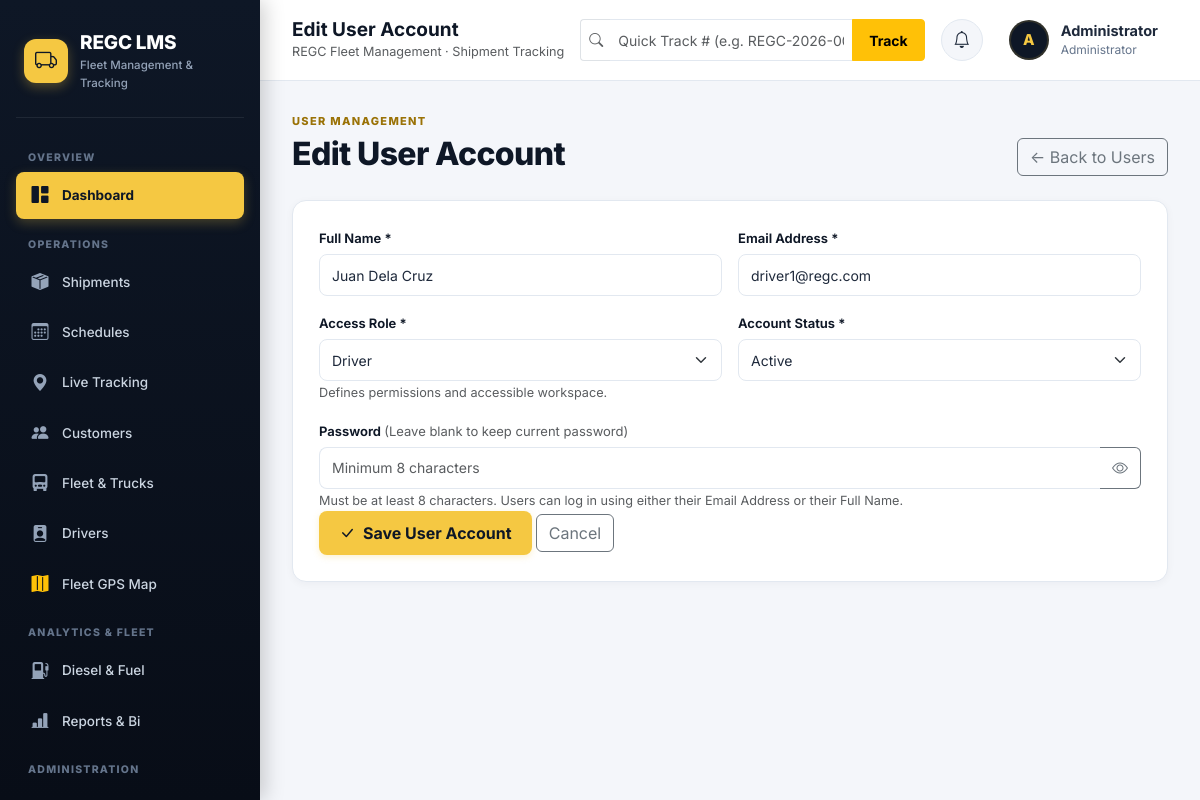
The page /index.php?route=users-form&id=2 (signed in) on the database its author committed.
### tables this page shows
CREATE TABLE IF NOT EXISTS users (
    id           BIGINT UNSIGNED AUTO_INCREMENT PRIMARY KEY,
    full_name    VARCHAR(150)  NOT NULL,
    email        VARCHAR(190)  NOT NULL UNIQUE,
    password     VARCHAR(255)  NOT NULL,
    role         ENUM('administrator','driver','warehouse') NOT NULL DEFAULT 'warehouse',
    status       ENUM('active','inactive') NOT NULL DEFAULT 'active',
    last_login_at DATETIME NULL,
    created_at   TIMESTAMP DEFAULT CURRENT_TIMESTAMP,
    updated_at   TIMESTAMP DEFAULT CURRENT_TIMESTAMP ON UPDATE CURRENT_TIMESTAMP,
    INDEX idx_users_role   (role),
    INDEX idx_users_status (status)
);

### app/controllers/UserController.php (called while the page is built, shortened)
<?php
require_once __DIR__ . '/../models/User.php';
class UserController
{
    private function isModalRequest(): bool
    {
        return ($_SERVER['HTTP_X_REQUESTED_WITH'] ?? '') === 'REGC-Modal';
    }
    public function form(): void
    {
        $id = (int) ($_GET['id'] ?? 0);
        $user = $id ? User::findById($id) : null;
        $modalRequest = $this->isModalRequest();
        $values = $user ?? [
            'full_name' => '',
            'email' => '',
            'role' => 'warehouse',
            'status' => 'active',
        ];
        require __DIR__ . '/../views/users/form.php';
    }
}

### config/database.php (called while the page is built)
<?php
function db(): PDO
{
    static $pdo = null;
    if ($pdo instanceof PDO) {
        return $pdo;
    }
    $host     = env('DB_HOST',     '127.0.0.1');
    $port     = env('DB_PORT',     '3306');
    $database = env('DB_DATABASE', 'regc_lms');
    $username = env('DB_USERNAME', 'root');
    $password = env('DB_PASSWORD', '');
    $dsn = "mysql:host={$host};port={$port};dbname={$database};charset=utf8mb4";
    try {
        $pdo = new PDO(
            $dsn,
            $username,
            $password,
            [
                PDO::ATTR_ERRMODE => PDO::ERRMODE_EXCEPTION,
                PDO::ATTR_DEFAULT_FETCH_MODE => PDO::FETCH_ASSOC,
                PDO::ATTR_EMULATE_PREPARES => false
            ]
        );
        return $pdo;
    } catch (PDOException $e) {
        if (defined('APP_ENV') && APP_ENV === 'development') {
            exit('Database connection failed: ' . htmlspecialchars($e->getMessage()));
        }
        http_response_code(500);
        exit(
            '<h1>Database Connection Error</h1>
             <p>Please contact the system administrator.</p>'
        );
    }
}

### app/models/User.php (called while the page is built, shortened)
<?php
class User
{
    public static function findById(int $id): ?array
    {
        $stmt = db()->prepare(
            'SELECT id, full_name, email, password, role, status, last_login_at, created_at, updated_at
             FROM users
             WHERE id = ?
             LIMIT 1'
        );
        $stmt->execute([$id]);
        return $stmt->fetch() ?: null;
    }
}

### includes/security.php (called while the page is built, shortened)
<?php
function e(?string $value): string
{
    return htmlspecialchars(
        $value ?? '',
        ENT_QUOTES,
        'UTF-8'
    );
}

### includes/auth.php (called while the page is built, shortened)
<?php
function authUser(): ?array
{
    return $_SESSION['user'] ?? null;
}

### app/views/users/form.php (the view, shortened to what this page needs)
<?php
$isEdit = !empty($values['id']);
$title = $isEdit ? 'Edit User Account' : 'Add New User Account';
$modalRequest = $modalRequest ?? false;
if (!$modalRequest) { require __DIR__ . '/../partials/header.php'; }
?>
<div data-modal-panel data-modal-title="<?= e($title); ?>">
<?php if (!$modalRequest): ?>
<div class="page-heading mb-4">
    <div><span class="eyebrow">User Management</span><h1><?= e($title); ?></h1></div>
    <a class="btn btn-outline-secondary" href="index.php?route=users">&larr; Back to Users</a>
</div>
<?php endif; ?>
<form method="post" action="index.php?route=users-save" class="<?= $modalRequest ? '' : 'workspace-card '; ?>edit-form" data-modal-form>
    <div class="row g-3">
        <div class="col-md-6">
            <label class="form-label" for="user_full_name">Full Name *</label>
            <input class="form-control" type="text" id="user_full_name" name="full_name" value="<?= e($values['full_name'] ?? ''); ?>" required maxlength="150" placeholder="e.g. Juan Dela Cruz" autofocus>
        </div>
        <div class="col-md-6">
            <label class="form-label" for="user_email">Email Address *</label>
            <input class="form-control" type="email" id="user_email" name="email" value="<?= e($values['email'] ?? ''); ?>" required maxlength="190" placeholder="user@regc.com">
        </div>
        <div class="col-md-6">
            <label class="form-label" for="user_role">Access Role *</label>
            <select class="form-select" id="user_role" name="role" required>
                <?php foreach (User::ROLES as $r): ?>
                    <option value="<?= e($r); ?>" <?= ($values['role'] ?? '') === $r ? 'selected' : ''; ?>><?= e(ucfirst($r)); ?></option>
                <?php endforeach; ?>
            </select>
            <small class="form-text text-muted">Defines permissions and accessible workspace.</small>
        </div>
        <div class="col-md-6">
            <label class="form-label" for="user_status">Account Status *</label>
            <select class="form-select" id="user_status" name="status" required>
                <?php foreach (User::STATUSES as $s): ?>
                    <option value="<?= e($s); ?>" <?= ($values['status'] ?? '') === $s ? 'selected' : ''; ?>><?= e(ucfirst($s)); ?></option>
                <?php endforeach; ?>
            </select>
        </div>
        <div class="col-12">
            <label class="form-label" for="user_password">
                Password <?= $isEdit ? '<span class="text-muted fw-normal">(Leave blank to keep current password)</span>' : '*'; ?>
            </label>
            <div class="input-group">
                <input class="form-control border-end-0" type="password" id="user_password" name="password" minlength="8" <?= $isEdit ? '' : 'required'; ?> placeholder="Minimum 8 characters" autocomplete="new-password">
                <button class="btn btn-outline-secondary password-toggle border-start-0" type="button" data-password-toggle aria-label="Show password" aria-pressed="false">
                    <i class="bi bi-eye"></i>
                </button>
            </div>
            <small class="form-text text-muted">Must be at least 8 characters. Users can log in using either their Email Address or their Full Name.</small>
        </div>
    </div>
    <div class="form-actions">
        <button class="btn btn-regc" type="submit">
            <i class="bi bi-check-lg"></i> Save User Account
        </button>
        <a class="btn btn-outline-secondary" href="index.php?route=users" data-modal-close>Cancel</a>
    </div>
</form>
</div>
<?php if (!$modalRequest) { require __DIR__ . '/../partials/footer.php'; } ?>

### app/views/partials/header.php (shortened to what this page needs)
<!DOCTYPE html>
<html lang="en">
<head>
    <link href="https://cdn.jsdelivr.net/npm/bootstrap@5.3.8/dist/css/bootstrap.min.css" rel="stylesheet">
    <link href="https://cdn.jsdelivr.net/npm/bootstrap-icons@1.13.1/font/bootstrap-icons.min.css" rel="stylesheet">
    <link href="public/css/app.css" rel="stylesheet">
</head>
<body>
<div class="app-layout">
<?php require __DIR__ . '/sidebar.php'; ?>
<main class="main-content">
    <header class="topbar">
        <div class="topbar-left">
            <div>
                <h4 class="mb-0 fw-bold" style="font-size: 19px; color: var(--navy);"><?= e($title ?? 'REGC LMS'); ?></h4>
                <small class="text-muted d-none d-sm-block">REGC Fleet Management &middot; Shipment Tracking</small>
            </div>
        </div>
        <div class="topbar-search d-none d-lg-block mx-3 flex-grow-1" style="max-width: 380px;">
            <form action="index.php" method="GET" class="m-0">
                <div class="input-group input-group-sm">
                    <span class="input-group-text bg-white border-end-0 text-muted"><i class="bi bi-search"></i></span>
                    <input type="text" name="number" class="form-control border-start-0" placeholder="Quick Track # (e.g. REGC-2026-000001)..." required>
                    <button class="btn btn-warning btn-sm fw-bold px-3" type="submit">Track</button>
                </div>
            </form>
        </div>
        <div class="topbar-right">
            <a href="index.php?route=notifications" class="notif-bell-btn" title="Notifications">
                <i class="bi bi-bell"></i>
            </a>
            <a href="index.php?route=account" class="user-profile" title="View Account Profile">
                <div class="avatar"><?= e(strtoupper(substr(authUser()['name'] ?? 'U', 0, 1))); ?></div>
                <div class="d-none d-md-block text-start">
                    <strong class="d-block text-truncate" style="max-width: 140px;"><?= e(authUser()['name'] ?? 'User'); ?></strong>
                    <small><?= e(ucfirst(authUser()['role'] ?? 'staff')); ?></small>
                </div>
            </a>
        </div>
    </header>
    <section class="dashboard-area">

### public/css/app.css (style rules this page uses)
:root { --navy: #0e1726; --navy-dark: #080d17; --navy-light: #162235; --navy-soft: #1f2f45; --navy-accent: #2c3e55; --gold: #f5c842; --gold-dark: #d9ab24; --gold-light: rgba(245, 200, 66, 0.14); --gold-glow: rgba(245, 200, 66, 0.35); --background: #f4f6fa; --card-bg: #ffffff; --text: #1e293b; --text-muted: #64748b; --border: #e2e8f0; --border-light: #edf2f7; --radius-sm: 8px; --radius: 14px; --radius-lg: 20px; --shadow-sm: 0 2px 8px rgba(15, 23, 42, 0.04); --shadow: 0 8px 24px rgba(15, 23, 42, 0.06); --shadow-lg: 0 18px 45px rgba(15, 23, 42, 0.12); --transition: all 0.22s cubic-bezier(0.4, 0, 0.2, 1); }
* { box-sizing: border-box; }
html { scroll-behavior: smooth; }
body { margin: 0; background: var(--background); color: var(--text); font-family: 'Inter', system-ui, -apple-system, BlinkMacSystemFont, "Segoe UI", Roboto, sans-serif; font-size: 14.5px; line-height: 1.55; -webkit-font-smoothing: antialiased; }
.btn-regc { background: var(--gold); color: var(--navy); font-weight: 700; border: 0; padding: 10px 20px; border-radius: var(--radius-sm); transition: var(--transition); display: inline-flex; align-items: center; justify-content: center; gap: 8px; text-decoration: none; box-shadow: 0 2px 6px rgba(245, 200, 66, 0.25); }
.eyebrow { text-transform: uppercase; letter-spacing: 0.12em; font-size: 11px; font-weight: 800; color: #9a7206; }
.app-layout { min-height: 100vh; display: flex; }
.main-content { margin-left: 260px; width: calc(100% - 260px); min-height: 100vh; display: flex; flex-direction: column; }
.topbar { min-height: 72px; padding: 14px 32px; background: rgba(255, 255, 255, 0.95); backdrop-filter: blur(10px); border-bottom: 1px solid var(--border); display: flex; justify-content: space-between; align-items: center; position: sticky; top: 0; z-index: 1020; transition: box-shadow 0.2s ease; }
.topbar-left { display: flex; align-items: center; gap: 16px; }
.topbar-right { display: flex; align-items: center; gap: 16px; }
.notif-bell-btn { position: relative; width: 42px; height: 42px; border-radius: 50%; background: var(--background); border: 1px solid var(--border); display: flex; align-items: center; justify-content: center; color: var(--text); font-size: 17px; text-decoration: none; transition: var(--transition); }
.user-profile { display: flex; align-items: center; gap: 12px; padding: 6px 10px; border-radius: var(--radius-sm); text-decoration: none; color: var(--text); transition: var(--transition); }
.avatar { width: 40px; height: 40px; border-radius: 50%; background: var(--navy); color: var(--gold); display: flex; justify-content: center; align-items: center; font-weight: 800; font-size: 15px; border: 2px solid var(--gold-light); }
.user-profile small { display: block; color: var(--text-muted); font-size: 12px; margin-top: -2px; }
.dashboard-area { padding: 28px 32px 48px; flex: 1; }
.page-heading { display: flex; justify-content: space-between; align-items: flex-end; margin-bottom: 24px; gap: 16px; flex-wrap: wrap; }
.page-heading h1 { font-size: clamp(24px, 3vw, 32px); font-weight: 800; margin: 4px 0 2px; letter-spacing: -0.02em; color: var(--navy); }
.workspace-card { background: white; padding: 26px; border-radius: var(--radius); border: 1px solid var(--border); box-shadow: var(--shadow-sm); margin-bottom: 24px; }
.form-label { font-size: 13px; font-weight: 650; color: var(--navy); margin-bottom: 6px; }
.form-control, .form-select { min-height: 42px; border-radius: var(--radius-sm); border: 1px solid var(--border); font-size: 14px; color: var(--text); transition: var(--transition); }

### rows shown on the page
users: id "Edit User Account", full_name "Juan Dela Cruz", email "driver1@regc.com", role "Driver", status "Active"

### other values the page prints
substr(authUser()['name'] ?? 'U', 0, 1) "A"
authUser()['name'] "Administrator"
authUser()['role'] "Administrator"
